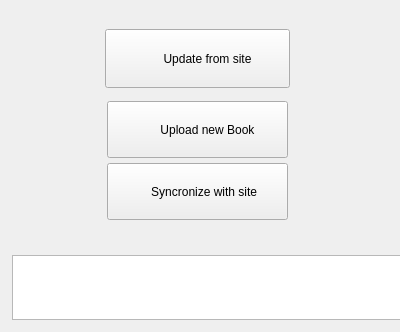
<?xml version="1.0" encoding="UTF-8"?>
<ui version="4.0">
 <class>syncmain</class>
 <widget class="QWidget" name="syncmain">
  <property name="windowModality">
   <enum>Qt::ApplicationModal</enum>
  </property>
  <property name="geometry">
   <rect>
    <x>0</x>
    <y>0</y>
    <width>400</width>
    <height>332</height>
   </rect>
  </property>
  <property name="minimumSize">
   <size>
    <width>400</width>
    <height>332</height>
   </size>
  </property>
  <property name="windowTitle">
   <string>Sync</string>
  </property>
  <layout class="QGridLayout" name="gridLayout">
   <item row="0" column="0">
    <widget class="QStackedWidget" name="stack">
     <property name="maximumSize">
      <size>
       <width>16777215</width>
       <height>250</height>
      </size>
     </property>
     <property name="baseSize">
      <size>
       <width>0</width>
       <height>300</height>
      </size>
     </property>
     <property name="currentIndex">
      <number>0</number>
     </property>
     <widget class="QWidget" name="index">
      <widget class="QPushButton" name="downgo">
       <property name="geometry">
        <rect>
         <x>94</x>
         <y>18</y>
         <width>185</width>
         <height>59</height>
        </rect>
       </property>
       <property name="text">
        <string>      Update from site</string>
       </property>
       <property name="icon">
        <iconset resource="../res/main.qrc">
         <normaloff>:/etc/icons/Downloads.png</normaloff>:/etc/icons/Downloads.png</iconset>
       </property>
       <property name="iconSize">
        <size>
         <width>48</width>
         <height>48</height>
        </size>
       </property>
      </widget>
      <widget class="QPushButton" name="uploadgo">
       <property name="geometry">
        <rect>
         <x>96</x>
         <y>90</y>
         <width>181</width>
         <height>57</height>
        </rect>
       </property>
       <property name="text">
        <string>      Upload new Book</string>
       </property>
       <property name="icon">
        <iconset resource="../res/main.qrc">
         <normaloff>:/etc/icons/Sites.png</normaloff>:/etc/icons/Sites.png</iconset>
       </property>
       <property name="iconSize">
        <size>
         <width>48</width>
         <height>48</height>
        </size>
       </property>
      </widget>
      <widget class="QPushButton" name="syncsite">
       <property name="geometry">
        <rect>
         <x>96</x>
         <y>152</y>
         <width>181</width>
         <height>57</height>
        </rect>
       </property>
       <property name="text">
        <string>    Syncronize with site</string>
       </property>
       <property name="icon">
        <iconset resource="../res/main.qrc">
         <normaloff>:/etc/icons/Sygate.png</normaloff>:/etc/icons/Sygate.png</iconset>
       </property>
       <property name="iconSize">
        <size>
         <width>48</width>
         <height>48</height>
        </size>
       </property>
      </widget>
     </widget>
     <widget class="QWidget" name="download">
      <widget class="QGroupBox" name="groupBox_3">
       <property name="geometry">
        <rect>
         <x>10</x>
         <y>6</y>
         <width>173</width>
         <height>93</height>
        </rect>
       </property>
       <property name="title">
        <string>Site statistic</string>
       </property>
       <widget class="QLabel" name="siteregbooks">
        <property name="geometry">
         <rect>
          <x>14</x>
          <y>26</y>
          <width>147</width>
          <height>16</height>
         </rect>
        </property>
        <property name="text">
         <string>Справочников: </string>
        </property>
       </widget>
       <widget class="QLabel" name="sitecat">
        <property name="geometry">
         <rect>
          <x>14</x>
          <y>46</y>
          <width>147</width>
          <height>16</height>
         </rect>
        </property>
        <property name="text">
         <string>Категорий: </string>
        </property>
       </widget>
       <widget class="QLabel" name="sitearticles">
        <property name="geometry">
         <rect>
          <x>14</x>
          <y>66</y>
          <width>147</width>
          <height>16</height>
         </rect>
        </property>
        <property name="text">
         <string>Статей: </string>
        </property>
       </widget>
      </widget>
      <widget class="QProgressBar" name="currpb">
       <property name="geometry">
        <rect>
         <x>6</x>
         <y>148</y>
         <width>365</width>
         <height>23</height>
        </rect>
       </property>
       <property name="value">
        <number>0</number>
       </property>
      </widget>
      <widget class="QProgressBar" name="pball">
       <property name="geometry">
        <rect>
         <x>8</x>
         <y>210</y>
         <width>365</width>
         <height>23</height>
        </rect>
       </property>
       <property name="value">
        <number>0</number>
       </property>
      </widget>
      <widget class="QLabel" name="label_5">
       <property name="geometry">
        <rect>
         <x>14</x>
         <y>134</y>
         <width>107</width>
         <height>16</height>
        </rect>
       </property>
       <property name="text">
        <string>Current progress</string>
       </property>
      </widget>
      <widget class="QLabel" name="label_6">
       <property name="geometry">
        <rect>
         <x>14</x>
         <y>190</y>
         <width>101</width>
         <height>16</height>
        </rect>
       </property>
       <property name="text">
        <string>Global progress</string>
       </property>
      </widget>
      <widget class="QPushButton" name="begin">
       <property name="geometry">
        <rect>
         <x>18</x>
         <y>106</y>
         <width>89</width>
         <height>22</height>
        </rect>
       </property>
       <property name="text">
        <string>Начать</string>
       </property>
      </widget>
      <widget class="QGroupBox" name="groupBox_4">
       <property name="geometry">
        <rect>
         <x>192</x>
         <y>10</y>
         <width>189</width>
         <height>87</height>
        </rect>
       </property>
       <property name="title">
        <string>Local Books </string>
       </property>
       <widget class="QLabel" name="localbookscount">
        <property name="geometry">
         <rect>
          <x>12</x>
          <y>26</y>
          <width>169</width>
          <height>16</height>
         </rect>
        </property>
        <property name="text">
         <string>Справочников: </string>
        </property>
       </widget>
      </widget>
     </widget>
     <widget class="QWidget" name="upload">
      <widget class="QListWidget" name="books">
       <property name="geometry">
        <rect>
         <x>2</x>
         <y>13</y>
         <width>163</width>
         <height>221</height>
        </rect>
       </property>
       <property name="iconSize">
        <size>
         <width>24</width>
         <height>24</height>
        </size>
       </property>
      </widget>
      <widget class="QGroupBox" name="groupBox">
       <property name="geometry">
        <rect>
         <x>182</x>
         <y>16</y>
         <width>191</width>
         <height>99</height>
        </rect>
       </property>
       <property name="title">
        <string>Всего</string>
       </property>
       <widget class="QLabel" name="label">
        <property name="geometry">
         <rect>
          <x>12</x>
          <y>26</y>
          <width>63</width>
          <height>16</height>
         </rect>
        </property>
        <property name="text">
         <string>Категорий:</string>
        </property>
       </widget>
       <widget class="QLabel" name="label_2">
        <property name="geometry">
         <rect>
          <x>14</x>
          <y>52</y>
          <width>45</width>
          <height>13</height>
         </rect>
        </property>
        <property name="text">
         <string>Статей: </string>
        </property>
       </widget>
       <widget class="QLabel" name="catall">
        <property name="geometry">
         <rect>
          <x>82</x>
          <y>28</y>
          <width>45</width>
          <height>13</height>
         </rect>
        </property>
        <property name="text">
         <string>0</string>
        </property>
       </widget>
       <widget class="QLabel" name="articleall">
        <property name="geometry">
         <rect>
          <x>82</x>
          <y>52</y>
          <width>45</width>
          <height>13</height>
         </rect>
        </property>
        <property name="text">
         <string>0</string>
        </property>
       </widget>
      </widget>
      <widget class="QGroupBox" name="groupBox_2">
       <property name="geometry">
        <rect>
         <x>182</x>
         <y>118</y>
         <width>189</width>
         <height>80</height>
        </rect>
       </property>
       <property name="title">
        <string>Передано</string>
       </property>
       <widget class="QLabel" name="label_3">
        <property name="geometry">
         <rect>
          <x>14</x>
          <y>50</y>
          <width>45</width>
          <height>13</height>
         </rect>
        </property>
        <property name="text">
         <string>Статей: </string>
        </property>
       </widget>
       <widget class="QLabel" name="label_4">
        <property name="geometry">
         <rect>
          <x>12</x>
          <y>24</y>
          <width>63</width>
          <height>16</height>
         </rect>
        </property>
        <property name="text">
         <string>Категорий:</string>
        </property>
       </widget>
       <widget class="QLabel" name="catcurr">
        <property name="geometry">
         <rect>
          <x>96</x>
          <y>32</y>
          <width>45</width>
          <height>13</height>
         </rect>
        </property>
        <property name="text">
         <string>0</string>
        </property>
       </widget>
       <widget class="QLabel" name="articlecurr">
        <property name="geometry">
         <rect>
          <x>96</x>
          <y>56</y>
          <width>45</width>
          <height>13</height>
         </rect>
        </property>
        <property name="text">
         <string>0</string>
        </property>
       </widget>
      </widget>
      <widget class="QProgressBar" name="pbar">
       <property name="geometry">
        <rect>
         <x>186</x>
         <y>206</y>
         <width>185</width>
         <height>23</height>
        </rect>
       </property>
       <property name="value">
        <number>0</number>
       </property>
      </widget>
      <widget class="QLabel" name="noiterms">
       <property name="geometry">
        <rect>
         <x>68</x>
         <y>0</y>
         <width>237</width>
         <height>16</height>
        </rect>
       </property>
       <property name="autoFillBackground">
        <bool>false</bool>
       </property>
       <property name="styleSheet">
        <string notr="true">noiterms:{background: rgb(255, 0, 0)}</string>
       </property>
       <property name="text">
        <string>There is no new books availabel for sync</string>
       </property>
      </widget>
     </widget>
    </widget>
   </item>
   <item row="1" column="0">
    <widget class="QWidget" name="wlog" native="true">
     <property name="minimumSize">
      <size>
       <width>392</width>
       <height>67</height>
      </size>
     </property>
     <property name="baseSize">
      <size>
       <width>0</width>
       <height>100</height>
      </size>
     </property>
     <widget class="QListWidget" name="log">
      <property name="geometry">
       <rect>
        <x>1</x>
        <y>1</y>
        <width>389</width>
        <height>65</height>
       </rect>
      </property>
      <property name="minimumSize">
       <size>
        <width>0</width>
        <height>65</height>
       </size>
      </property>
      <property name="maximumSize">
       <size>
        <width>16777215</width>
        <height>65</height>
       </size>
      </property>
     </widget>
    </widget>
   </item>
  </layout>
 </widget>
 <resources>
  <include location="../res/main.qrc"/>
 </resources>
 <connections/>
</ui>
